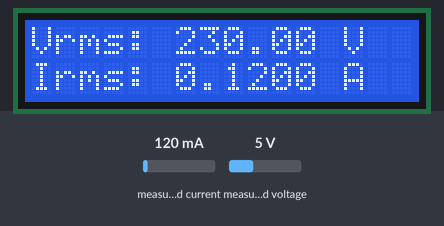
The sketch below on a simulated ESP32. Shown: 16×2 character LCD. The inputs (shaded band) are chosen by the test bench; at power-on: measured current 120 mA, measured voltage 5 V. EEPROM starts erased; what the sketch prints to the serial monitor is not drawn.

Above: at 5.9 s.
6.0 s: measured current set to 40 mA
At 13.0 s:
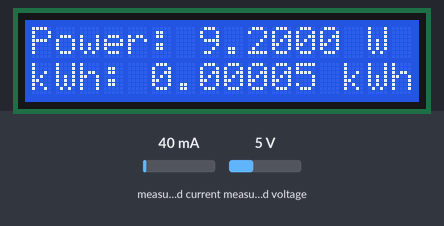
18.5 s: measured voltage set to 0.3 V
At 21.6 s:
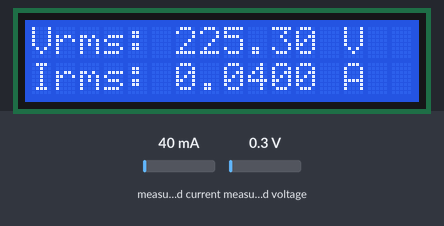
25.6 s: measured current set to 500 mA
At 31.6 s:
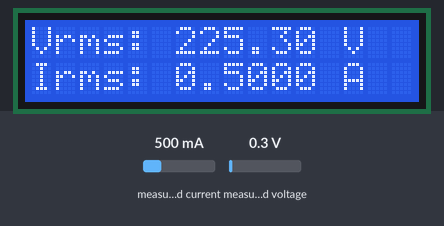
33.8 s: measured voltage set to 3.8 V
At 36.6 s:
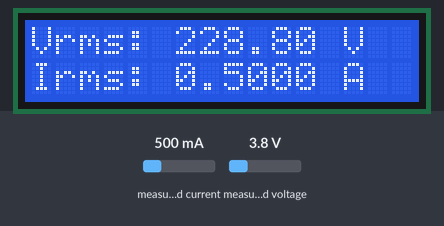
40.9 s: measured current set to 1000 mA
At 46.6 s:
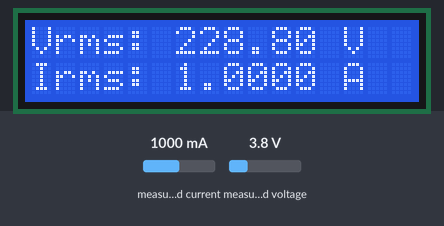
48.8 s: measured voltage set to 7.5 V
At 51.6 s:
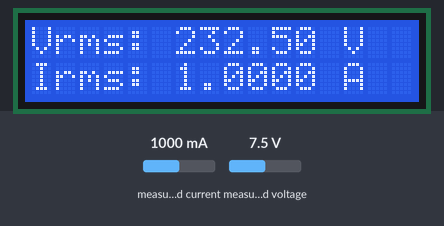
Timing chart, 0 to 53.1 s (numbered marks = the images above; inputs shaded):
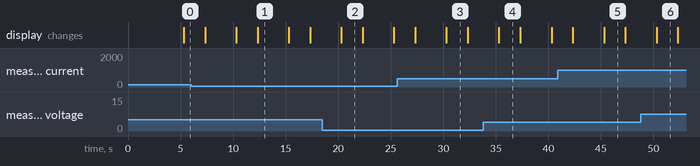

Measured:
- what the display in image 1 shows lasts 3.0 s, from 12.3 s to 15.3 s
- what the display in image 2 shows lasts 2.0 s, from 20.3 s to 22.3 s

The sketch:

SEMS.ino
```cpp
#define BLYNK_TEMPLATE_ID "********************************"
#define BLYNK_TEMPLATE_NAME "IoT Energy Meter"
#define BLYNK_PRINT Serial

#include "EmonLib.h"
#include <EEPROM.h>
#include <WiFi.h>
#include <WiFiClient.h>
#include <BlynkSimpleEsp32.h>
#include <Wire.h>
#include <LiquidCrystal_I2C.h>
LiquidCrystal_I2C lcd(0x27, 16, 2);

// Constants for calibration
const float vCalibration = 41.5;
const float currCalibration = 0.15;

// Blynk and WiFi credentials
// const char auth[] = "********************************";
// const char ssid[] = "********************************";
// const char pass[] = "********************************";

// EnergyMonitor instance
EnergyMonitor emon;

// Timer for regular updates
BlynkTimer timer;

// Variables for energy calculation
float kWh = 0.0;
unsigned long lastMillis = millis();

// EEPROM addresses for each variable
const int addrVrms = 0;
const int addrIrms = 4;
const int addrPower = 8;
const int addrKWh = 12;

// Function prototypes
void sendEnergyDataToBlynk();
void readEnergyDataFromEEPROM();
void saveEnergyDataToEEPROM();


void setup()
{
  Serial.begin(115200);
  // Blynk.begin(auth, ssid, pass);

  // Initialize the LCD
  lcd.init();
  lcd.backlight();

  // Initialize EEPROM with the size of the data to be stored
  EEPROM.begin(32); // Allocate 32 bytes for float values (4 bytes each) and some extra space

  // Read the stored energy data from EEPROM
  readEnergyDataFromEEPROM();

  // Setup voltage and current inputs
  emon.voltage(35, vCalibration, 1.7); // Voltage: input pin, calibration, phase_shift
  emon.current(34, currCalibration);    // Current: input pin, calibration

  // Setup a timer for sending data every 5 seconds
  timer.setInterval(5000L, sendEnergyDataToBlynk);

  // A small delay for system to stabilize
  delay(1000);
}


void loop()
{
  // Blynk.run();
  timer.run();
}


void sendEnergyDataToBlynk()
{
  emon.calcVI(20, 2000); // Calculate all. No.of half wavelengths (crossings), time-out

  // Calculate energy consumed in kWh
  unsigned long currentMillis = millis();
  kWh += emon.apparentPower * (currentMillis - lastMillis) / 3600000000.0;
  lastMillis = currentMillis;

  // Print data to Serial for debugging
  Serial.printf("Vrms: %.2fV\nIrms: %.4fA\nPower: %.4fW\nkWh: %.5fkWh\n\n",
                emon.Vrms, emon.Irms, emon.apparentPower, kWh);

  // Save the latest values to EEPROM
  saveEnergyDataToEEPROM();

  // Send data to Blynk
  // Blynk.virtualWrite(V0, emon.Vrms);
  // Blynk.virtualWrite(V1, emon.Irms);
  // Blynk.virtualWrite(V2, emon.apparentPower);
  // Blynk.virtualWrite(V3, kWh);

  // Update the LCD with the new values
  lcd.clear();
  lcd.setCursor(0, 0);
  lcd.print("Vrms: ");
  lcd.print(emon.Vrms, 2);
  lcd.print(" V");

  lcd.setCursor(0, 1);
  lcd.print("Irms: ");
  lcd.print(emon.Irms, 4);
  lcd.print(" A");

  delay(2000);

  lcd.setCursor(0, 0);
  lcd.print("Power: ");
  lcd.print(emon.apparentPower, 4);
  lcd.print(" W");

  lcd.setCursor(0, 1);
  lcd.print("kWh: ");
  lcd.print(kWh, 5);
  lcd.print(" kWh");
}


void readEnergyDataFromEEPROM()
{
  // Read the stored kWh value from EEPROM
  EEPROM.get(addrKWh, kWh);

  // Check if the read value is a valid float. If not, initialize it to zero
  if (isnan(kWh))
  {
    kWh = 0.0;
    saveEnergyDataToEEPROM(); // Save initialized value to EEPROM
  }
}


void saveEnergyDataToEEPROM()
{
  // Write the current kWh value to EEPROM
  EEPROM.put(addrKWh, kWh);

  // Commit changes to EEPROM
  EEPROM.commit();
}
```
